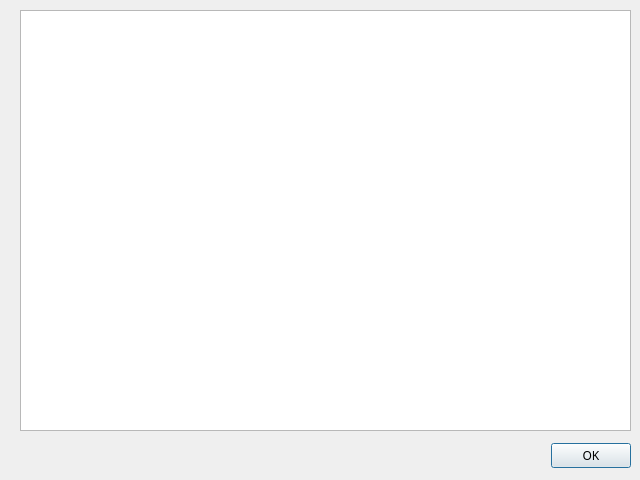
<?xml version="1.0" encoding="UTF-8"?>
<ui version="4.0">
 <class>MusicImportResult</class>
 <widget class="QDialog" name="MusicImportResult">
  <property name="geometry">
   <rect>
    <x>0</x>
    <y>0</y>
    <width>640</width>
    <height>480</height>
   </rect>
  </property>
  <property name="font">
   <font>
    <family>Trebuchet MS</family>
   </font>
  </property>
  <property name="windowTitle">
   <string>Import Errors</string>
  </property>
  <property name="modal">
   <bool>true</bool>
  </property>
  <widget class="QDialogButtonBox" name="buttonBox">
   <property name="geometry">
    <rect>
     <x>10</x>
     <y>440</y>
     <width>621</width>
     <height>32</height>
    </rect>
   </property>
   <property name="font">
    <font>
     <family>Trebuchet MS</family>
    </font>
   </property>
   <property name="orientation">
    <enum>Qt::Horizontal</enum>
   </property>
   <property name="standardButtons">
    <set>QDialogButtonBox::Ok</set>
   </property>
  </widget>
  <widget class="QTableView" name="ErrorList">
   <property name="geometry">
    <rect>
     <x>20</x>
     <y>10</y>
     <width>611</width>
     <height>421</height>
    </rect>
   </property>
   <property name="font">
    <font>
     <family>Trebuchet MS</family>
    </font>
   </property>
   <property name="alternatingRowColors">
    <bool>true</bool>
   </property>
   <property name="sortingEnabled">
    <bool>true</bool>
   </property>
   <attribute name="horizontalHeaderStretchLastSection">
    <bool>true</bool>
   </attribute>
   <attribute name="verticalHeaderVisible">
    <bool>false</bool>
   </attribute>
  </widget>
 </widget>
 <resources/>
 <connections>
  <connection>
   <sender>buttonBox</sender>
   <signal>accepted()</signal>
   <receiver>MusicImportResult</receiver>
   <slot>accept()</slot>
   <hints>
    <hint type="sourcelabel">
     <x>248</x>
     <y>254</y>
    </hint>
    <hint type="destinationlabel">
     <x>157</x>
     <y>274</y>
    </hint>
   </hints>
  </connection>
  <connection>
   <sender>buttonBox</sender>
   <signal>rejected()</signal>
   <receiver>MusicImportResult</receiver>
   <slot>reject()</slot>
   <hints>
    <hint type="sourcelabel">
     <x>316</x>
     <y>260</y>
    </hint>
    <hint type="destinationlabel">
     <x>286</x>
     <y>274</y>
    </hint>
   </hints>
  </connection>
 </connections>
</ui>
